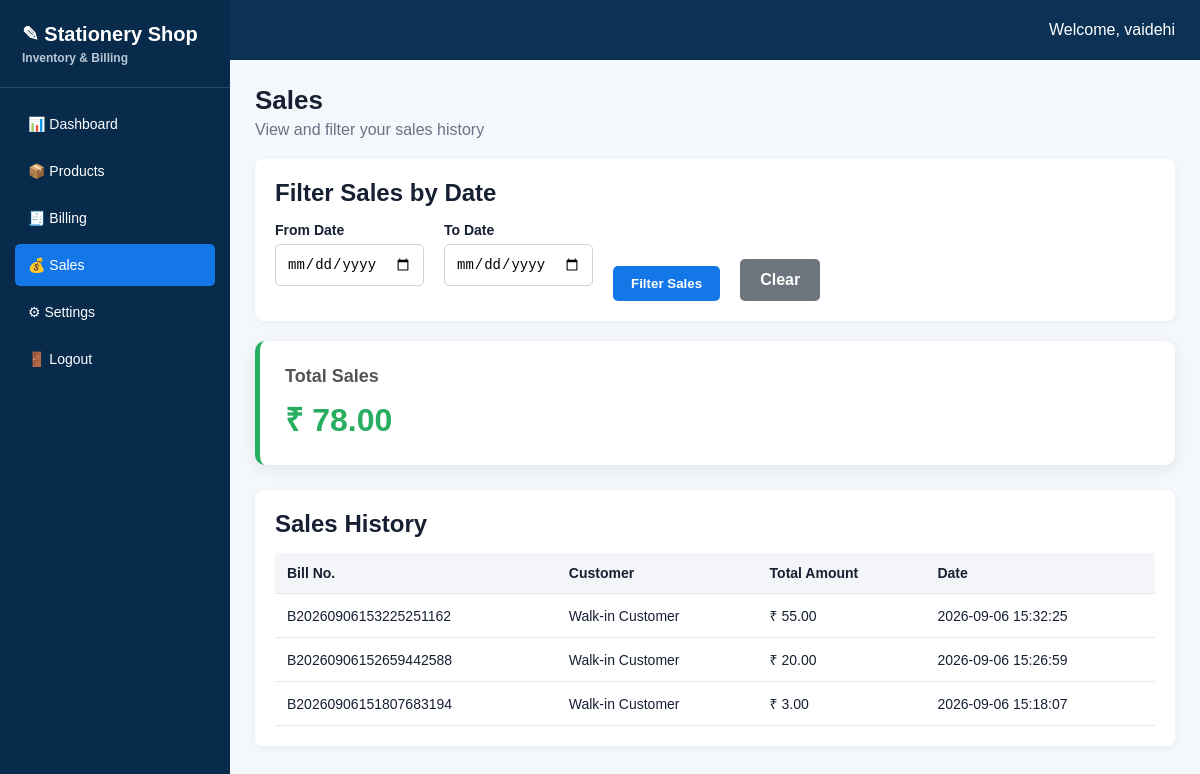
Before: /sales (signed in) with the older database file.
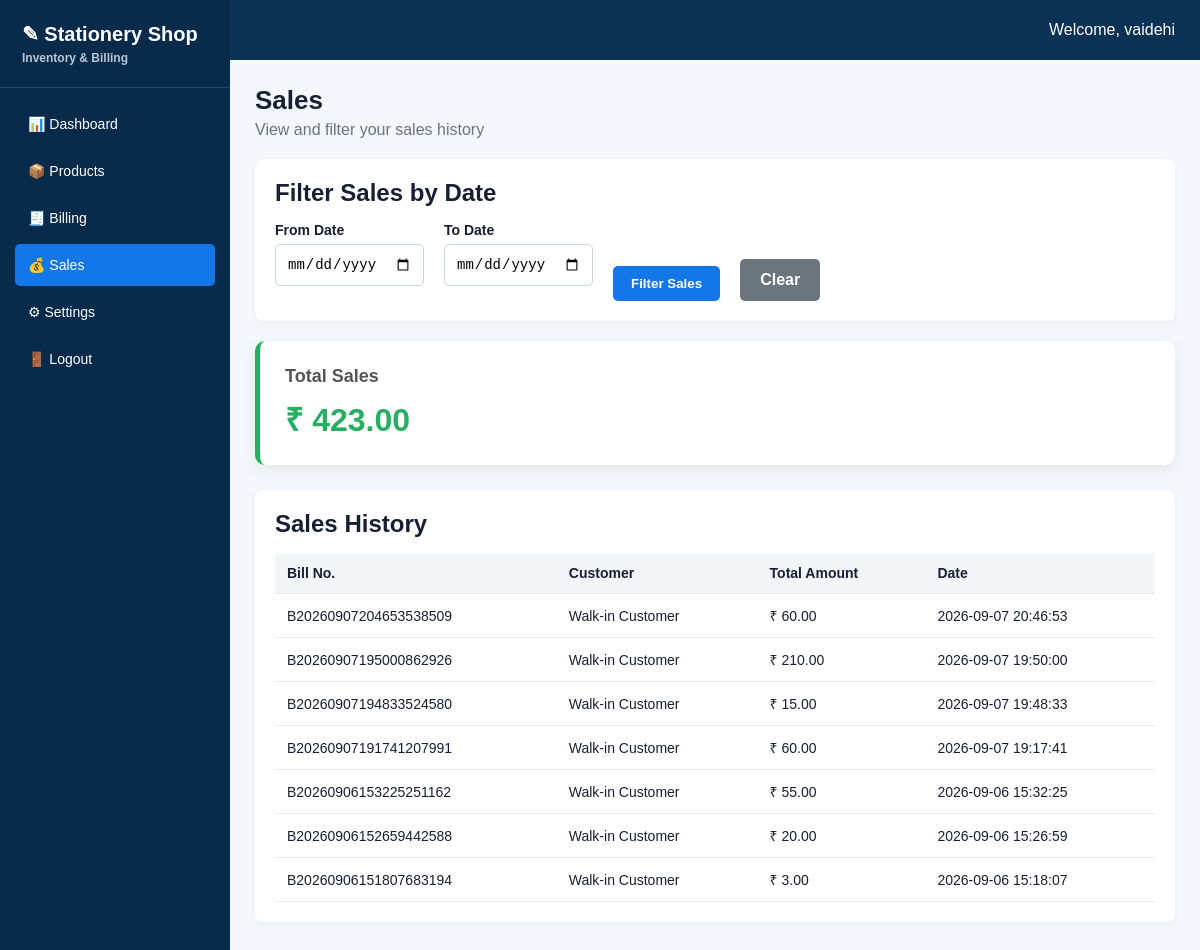
After: the same page with the newer database file.
### tables this page shows
CREATE TABLE sales (
            id INTEGER PRIMARY KEY AUTOINCREMENT,
            user_id INTEGER NOT NULL,
            bill_no TEXT NOT NULL,
            customer_name TEXT NOT NULL,
            total REAL NOT NULL,
            sale_date TEXT NOT NULL,

            FOREIGN KEY (user_id)
            REFERENCES users(id)
        );

### app.py (the view)
@app.route("/sales")
def sales():
    if not login_required():
        return redirect(
            url_for("login")
        )
    user_id = session["user_id"]
    from_date = request.args.get("from_date", "")
    to_date = request.args.get("to_date", "")
    db = get_db()
    if from_date and to_date:
        sales_data = db.execute(
            """
            SELECT *

            FROM sales

            WHERE user_id = ?
            AND DATE(sale_date) BETWEEN DATE(?) AND DATE(?)

            ORDER BY sale_date DESC
            """,
            (
                user_id,
                from_date,
                to_date
            )
        ).fetchall()
        total_sales = db.execute(
            """
            SELECT COALESCE(SUM(total), 0) AS total

            FROM sales

            WHERE user_id = ?
            AND DATE(sale_date) BETWEEN DATE(?) AND DATE(?)
            """,
            (
                user_id,
                from_date,
                to_date
            )
        ).fetchone()["total"]
    else:
        sales_data = db.execute(
            """
            SELECT *

            FROM sales

            WHERE user_id = ?

            ORDER BY sale_date DESC
            """,
            (user_id,)
        ).fetchall()
        total_sales = db.execute(
            """
            SELECT COALESCE(SUM(total), 0) AS total

            FROM sales

            WHERE user_id = ?
            """,
            (user_id,)
        ).fetchone()["total"]
    db.close()
    return render_template(
        "sales.html",
        sales=sales_data,
        total_sales=total_sales,
        from_date=from_date,
        to_date=to_date
    )

### app.py (called while the page is built)
def get_db():
    connection = sqlite3.connect(DATABASE)
    connection.row_factory = sqlite3.Row
    return connection

def login_required():
    return "user_id" in session

### templates/sales.html (shortened to what this page needs)
<!DOCTYPE html>
<html>
<head>
    <link rel="stylesheet"
          href="{{ url_for('static',
          filename='style.css') }}">
</head>
<body>
<div class="sidebar">
    <div class="logo">
        ✎ Stationery Shop
        <span>
            Inventory & Billing
        </span>
    </div>
    <div class="menu">
        <a href="/dashboard">
            📊 Dashboard
        </a>
        <a href="/products">
            📦 Products
        </a>
        <a href="/billing">
            🧾 Billing
        </a>
        <a href="/sales"
           class="active">
            💰 Sales
        </a>
        <a href="/settings">
            ⚙ Settings
        </a>
        <a href="/logout">
            🚪 Logout
        </a>
    </div>
</div>
<div class="main">
    <div class="topbar">
        Welcome, {{ session["username"] }}
    </div>
    <div class="content">
        <div class="page-title">
            <h1>Sales</h1>
            <p>
                View and filter your sales history
            </p>
        </div>
        <div class="panel">
            <h2>Filter Sales by Date</h2>
            <form method="GET"
                  action="/sales">
                <div class="date-filter">
                    <div class="form-group">
                        <label>
                            From Date
                        </label>
                        <input
                            type="date"
                            name="from_date"
                            value="{{ from_date }}">
                    </div>
                    <div class="form-group">
                        <label>
                            To Date
                        </label>
                        <input
                            type="date"
                            name="to_date"
                            value="{{ to_date }}">
                    </div>
                    <div class="filter-button">
                        <button
                            type="submit"
                            class="btn btn-primary">
                            Filter Sales
                        </button>
                    </div>
                    <div class="filter-button">
                        <a
                            href="/sales"
                            class="btn btn-secondary">
                            Clear
                        </a>
                    </div>
                </div>
            </form>
        </div>
        <div class="sales-summary">
            <div class="summary-card">
                <h3>
                    Total Sales
                </h3>
                <h1>
                    ₹ {{ "%.2f"|format(total_sales) }}
                </h1>
            </div>
        </div>
        <div class="panel">
            <h2>Sales History</h2>
            <table>
                <tr>
                    <th>Bill No.</th>
                    <th>Customer</th>
                    <th>Total Amount</th>
                    <th>Date</th>
                </tr>
                {% if sales %}
                    {% for sale in sales %}
                    <tr>
                        <td>
                            {{ sale["bill_no"] }}
                        </td>
                        <td>
                            {{ sale["customer_name"] }}
                        </td>
                        <td>
                            ₹ {{ "%.2f"|format(sale["total"]) }}
                        </td>
                        <td>
                            {{ sale["sale_date"] }}
                        </td>
                    </tr>
                    {% endfor %}
                {% endif %}
            </table>
        </div>
    </div>
</div>
</body>
</html>

Changed rows visible on the page:
added sales: bill_no "B20260907204653538509", customer_name "Walk-in Customer", total "60.00", sale_date "2026-09-07 20:46:53"
added sales: bill_no "B20260907195000862926", customer_name "Walk-in Customer", total "210.00", sale_date "2026-09-07 19:50:00"
added sales: bill_no "B20260907194833524580", customer_name "Walk-in Customer", total "15.00", sale_date "2026-09-07 19:48:33"
added sales: bill_no "B20260907191741207991", customer_name "Walk-in Customer", total "60.00", sale_date "2026-09-07 19:17:41"
Other visible differences:
{{ "%.2f"|format(total_sales) }}: "78.00" → "423.00"
